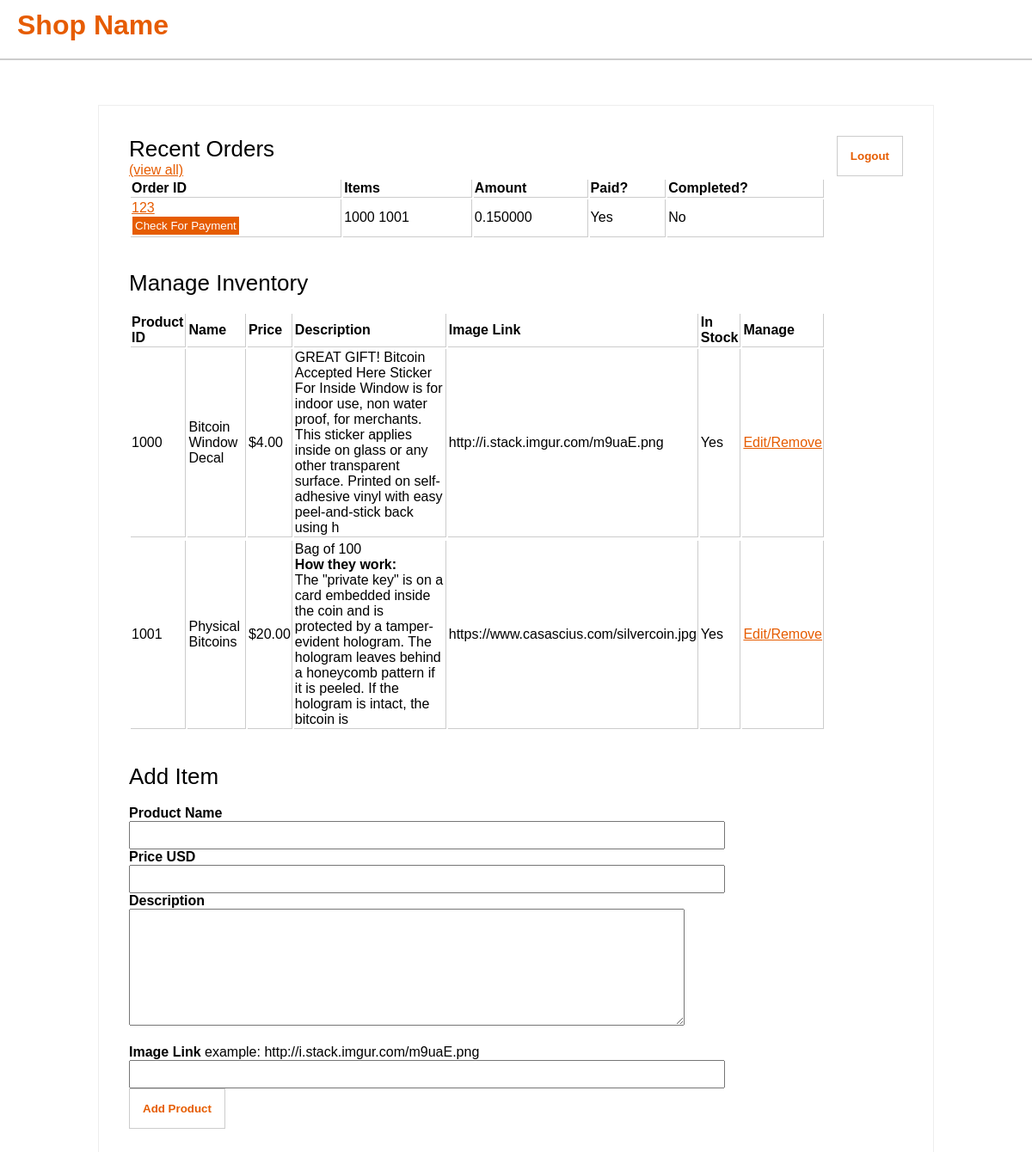
/admin.php (signed in), run on the app's committed database.
### tables this page shows
CREATE TABLE IF NOT EXISTS `orders` (
  `orderid` varchar(50) NOT NULL,
  `time` int(100) NOT NULL,
  `name` varchar(50) NOT NULL,
  `address` varchar(100) NOT NULL,
  `address2` varchar(100) NOT NULL,
  `city` varchar(50) NOT NULL,
  `state` varchar(30) NOT NULL,
  `zip` varchar(15) NOT NULL,
  `country` varchar(50) NOT NULL,
  `email` varchar(100) NOT NULL,
  `cost` decimal(7,6) NOT NULL,
  `recd` int(11) DEFAULT NULL,
  `payto` varchar(100) NOT NULL,
  `pkey` varchar(100) DEFAULT NULL,
  `items` varchar(300) NOT NULL,
  `paid` int(1) NOT NULL,
  `complete` int(1) NOT NULL,
  PRIMARY KEY (`orderid`)
);

CREATE TABLE IF NOT EXISTS `products` (
  `id` int(50) NOT NULL AUTO_INCREMENT,
  `name` varchar(200) NOT NULL,
  `price` decimal(11,2) NOT NULL,
  `image` varchar(300) NOT NULL,
  `in_stock` int(1) NOT NULL DEFAULT '1',
  `description` mediumtext NOT NULL,
  PRIMARY KEY (`id`)
);

### config.php (called while the page is built, shortened)
<?php
$storeName = "Shop Name";
?>

### admin.php (the view, shortened to what this page needs)
<?php
require_once('config.php');
?>
<!DOCTYPE html>
<html>
<head>
<link rel="stylesheet" type="text/css" href="style.css">
</head>
<body>
<h1><?php echo $storeName; ?></h1>
<div id="viewCart">
<form method="post"><input type="submit" id="logout" name="logout" value="Logout"></form>
  <span id="viewTitle">Recent Orders</span><a href="orders.php">(view all)</a><br>
     <table class="productTable">
	 <tr>
	    <td class="tableHeader">Order ID</td>
		<td class="tableHeader">Items</td>
		<td class="tableHeader">Amount</td>
		<td class="tableHeader">Paid?</td>
		<td class="tableHeader">Completed?</td>
	 </tr>
	 <?php
	 $queryOrders = "SELECT * FROM orders ORDER BY time DESC LIMIT 10";
	 $doOrders = mysqli_query($conn, $queryOrders) or die(mysqli_error($conn));
	 while($loopOrders = mysqli_fetch_assoc($doOrders))
	 {
	 echo "<tr>";
	 echo "<td><a href='order.php?id=".$loopOrders['orderid']."'>".$loopOrders['orderid']."</a><form method='post'><input class='checkPmt' type='submit' value='Check For Payment' name='".$loopOrders['orderid']."'></form></td>";
	 echo "<td>".$loopOrders['items']."</td>";
	 echo "<td>".$loopOrders['cost']."</td>";
	 if($loopOrders['paid'] == 1){ $loopPaid = "Yes"; } else { $loopPaid = "No"; }
	 echo "<td>".$loopPaid."</td>";
	 if($loopOrders['complete'] == 1){ $loopComplete = "Yes"; } else { $loopComplete = "No"; }
	 echo "<td>".$loopComplete."</td>";
	 echo "</tr>";
	 }
	 ?>
	 </table><br><br>
  <span id="viewTitle">Manage Inventory</span><br>
     <table class="productTable">
	 <tr>
	    <td class="tableHeader">Product ID</td>
		<td class="tableHeader">Name</td>
		<td class="tableHeader">Price</td>
		<td class="tableHeader">Description</td>
		<td class="tableHeader">Image Link</td>
		<td class="tableHeader">In Stock</td>
		<td class="tableHeader">Manage</td>
	 </tr>
	 <?php
	 $queryProducts = "SELECT * FROM products ORDER BY id ASC";
	 $doProducts = mysqli_query($conn, $queryProducts) or die(mysqli_error($conn));
	 while($loopProducts = mysqli_fetch_assoc($doProducts))
	 {
	 echo "<tr>";
	 echo "<td>".$loopProducts['id']."</td>";
	 echo "<td>".$loopProducts['name']."</td>";
	 echo "<td>$".$loopProducts['price']."</td>";
	 echo "<td>".substr($loopProducts['description'], 0, 250)."</td>";
	 echo "<td>".$loopProducts['image']."</td>";
	 if($loopProducts['in_stock'] == 1){ $loopStock = "Yes"; } else { $loopStock = "No"; }
	 echo "<td>".$loopStock."</td>";
	 echo "<td><a href='product.php?item=".$loopProducts['id']."'>Edit/Remove</a></td>";
	 echo "<tr>";
	 }
	 ?>
	 </table>
     <br><br>
	  <span id="viewTitle">Add Item</span><br>
	  <b>Product Name</b><br>
	  <form method="post">
	  <input type="text" class="text" name="pname"><br>
	  <b>Price USD</b><br>
	  <input type="text" class="text" name="price"><br>
	  <b>Description</b><br>
	  <textarea class="inputArea" name="description"></textarea><br><br>
	  <b>Image Link</b> example: http://i.stack.imgur.com/m9uaE.png<br>
	  <input type="url" class="text" name="image"><br>
	  <input type="submit" id="add" name="add" value="Add Product">
	  </form>
	  <br><br>
</div>
<br>
</body>
</html>

### style.css (style rules this page uses)
html, body { margin: 0; padding: 0; font-family: "Calibri", Arial, sans-serif; }
a { color: #e65c00; }
h1 { font-family: "Calibri", Arial, sans-serif; background-color: #fff; color: #e65c00; padding: 20px; border-bottom: 2px solid #ccc; position: relative; top: -30px; }
#viewCart { position: relative; margin-left: auto; margin-right: auto; border: 1px solid #eee; padding: 35px; width: 75%; }
#viewCart input.text { width: 75%; padding: 7px; }
#viewTitle { font-size: 26px; color: #000; display: block; }
.checkPmt { padding: 3px; background-color: #e65c00; color: #fff; float: leftt; border: 1px solid #fff; font-weight: strong; }
.tableHeader { font-weight: bold; }
.productTable { width: 90%; }
.productTable td { max-width: 30%; border-bottom: 1px solid #ccc; border-right: 1px solid #ccc; }
.inputArea { height: 120px; width: 70%; padding: 7px; }
#logout { position: relative; float: right; padding: 15px; background-color: #fff; border: 1px solid #ccc; color: #e65c00; font-weight: bold; }
#add { position: relative; padding: 15px; background-color: #fff; border: 1px solid #ccc; color: #e65c00; font-weight: bold; }

### data on the page
orders: orderid "123", items "1000 1001", cost "0.150000", paid "Yes", complete "No"
products: id "1000", name "Bitcoin Window Decal", price "4.00", description "GREAT GIFT! Bitcoin Accepted Here Sticker For Inside Window is for indoor use, non water proof, for merchants. This sticker applies inside on glass or any other transparent surface. Printed on self-adhesive vinyl with easy peel-and-stick back using h", image "http://i.stack.imgur.com/m9uaE.png", in_stock "Yes"
products: id "1001", name "Physical Bitcoins", price "20.00", description "Bag of 100 How they work: The \"private key\" is on a card embedded inside the coin and is protected by a tamper-evident hologram. The hologram leaves behind a honeycomb pattern if it is peeled. If the hologram is intact, the bitcoin is", image "https://www.casascius.com/silvercoin.jpg", in_stock "Yes"

### other printed values
$storeName "Shop Name"
